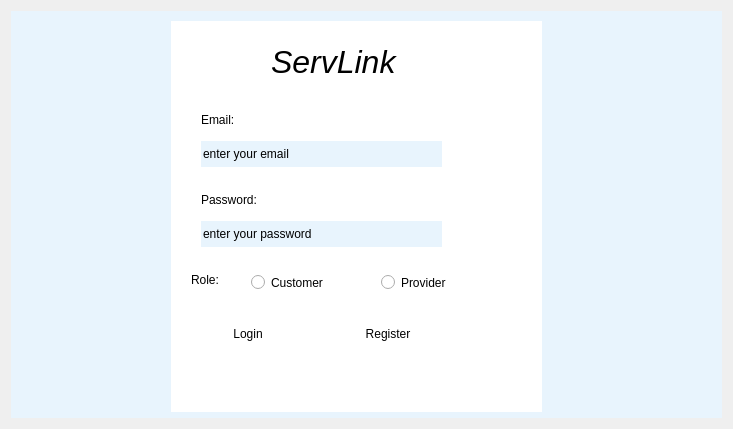
<?xml version="1.0" encoding="UTF-8"?>
<ui version="4.0">
 <class>LoginScreen</class>
 <widget class="QWidget" name="LoginScreen">
  <property name="geometry">
   <rect>
    <x>0</x>
    <y>0</y>
    <width>733</width>
    <height>429</height>
   </rect>
  </property>
  <property name="windowTitle">
   <string>Form</string>
  </property>
  <layout class="QVBoxLayout" name="verticalLayout">
   <item>
    <widget class="QWidget" name="widget" native="true">
     <property name="styleSheet">
      <string notr="true">QWidget {
background-color: #e8f4fd;
}</string>
     </property>
     <widget class="QWidget" name="widget_2" native="true">
      <property name="geometry">
       <rect>
        <x>160</x>
        <y>10</y>
        <width>371</width>
        <height>391</height>
       </rect>
      </property>
      <property name="styleSheet">
       <string notr="true">QWidget{
background-color:white;
border-radius:16 px;
}</string>
      </property>
      <widget class="QLabel" name="label">
       <property name="geometry">
        <rect>
         <x>100</x>
         <y>10</y>
         <width>141</width>
         <height>61</height>
        </rect>
       </property>
       <property name="font">
        <font>
         <pointsize>24</pointsize>
         <italic>true</italic>
        </font>
       </property>
       <property name="text">
        <string>ServLink</string>
       </property>
      </widget>
      <widget class="QLabel" name="label_2">
       <property name="geometry">
        <rect>
         <x>30</x>
         <y>90</y>
         <width>66</width>
         <height>18</height>
        </rect>
       </property>
       <property name="text">
        <string>Email:</string>
       </property>
      </widget>
      <widget class="QLineEdit" name="lineEdit">
       <property name="geometry">
        <rect>
         <x>30</x>
         <y>120</y>
         <width>241</width>
         <height>26</height>
        </rect>
       </property>
       <property name="styleSheet">
        <string notr="true">QWidget{
background-color: #e8f4fd;
}</string>
       </property>
       <property name="text">
        <string>enter your email</string>
       </property>
      </widget>
      <widget class="QLabel" name="label_3">
       <property name="geometry">
        <rect>
         <x>30</x>
         <y>170</y>
         <width>66</width>
         <height>18</height>
        </rect>
       </property>
       <property name="text">
        <string>Password:</string>
       </property>
      </widget>
      <widget class="QLineEdit" name="lineEdit_2">
       <property name="geometry">
        <rect>
         <x>30</x>
         <y>200</y>
         <width>113</width>
         <height>26</height>
        </rect>
       </property>
      </widget>
      <widget class="QLineEdit" name="lineEdit_3">
       <property name="geometry">
        <rect>
         <x>30</x>
         <y>200</y>
         <width>241</width>
         <height>26</height>
        </rect>
       </property>
       <property name="styleSheet">
        <string notr="true">QWidget{
background-color: #e8f4fd;
}</string>
       </property>
       <property name="text">
        <string>enter your password</string>
       </property>
       <property name="echoMode">
        <enum>QLineEdit::Normal</enum>
       </property>
      </widget>
      <widget class="QLabel" name="label_4">
       <property name="geometry">
        <rect>
         <x>20</x>
         <y>250</y>
         <width>66</width>
         <height>18</height>
        </rect>
       </property>
       <property name="text">
        <string>Role: </string>
       </property>
      </widget>
      <widget class="QRadioButton" name="customerRadio">
       <property name="geometry">
        <rect>
         <x>80</x>
         <y>250</y>
         <width>110</width>
         <height>23</height>
        </rect>
       </property>
       <property name="text">
        <string>Customer</string>
       </property>
      </widget>
      <widget class="QRadioButton" name="providerRadio">
       <property name="geometry">
        <rect>
         <x>210</x>
         <y>250</y>
         <width>110</width>
         <height>23</height>
        </rect>
       </property>
       <property name="text">
        <string>Provider</string>
       </property>
      </widget>
      <widget class="QPushButton" name="loginButton">
       <property name="geometry">
        <rect>
         <x>30</x>
         <y>300</y>
         <width>94</width>
         <height>26</height>
        </rect>
       </property>
       <property name="text">
        <string>Login</string>
       </property>
      </widget>
      <widget class="QPushButton" name="registerButton">
       <property name="geometry">
        <rect>
         <x>170</x>
         <y>300</y>
         <width>94</width>
         <height>26</height>
        </rect>
       </property>
       <property name="text">
        <string>Register</string>
       </property>
      </widget>
     </widget>
    </widget>
   </item>
  </layout>
 </widget>
 <resources/>
 <connections/>
</ui>
